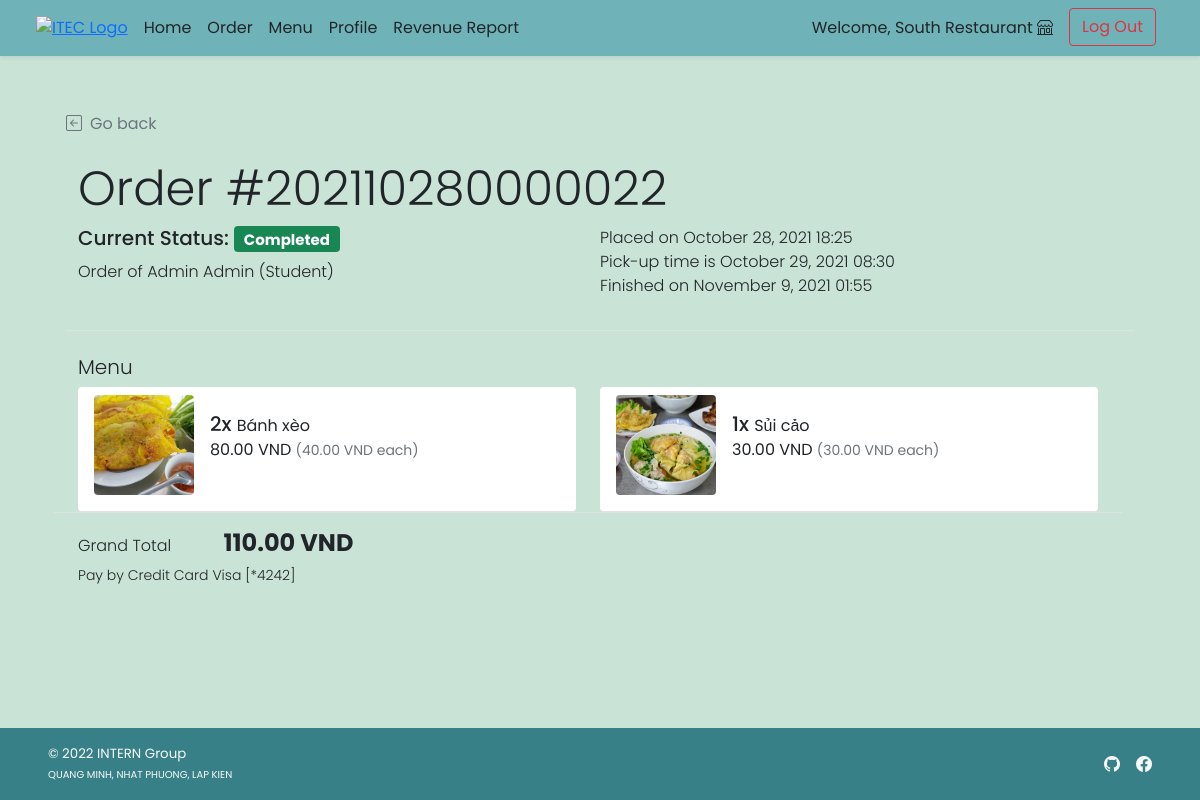
Screenshot of /shop/shop_order_detail.php?orh_id=22 (signed in) with the database file from the repository.
### tables this page shows
CREATE TABLE `order_header` (
  `orh_id` int(11) NOT NULL,
  `orh_refcode` varchar(15) DEFAULT NULL,
  `c_id` int(11) NOT NULL,
  `s_id` int(11) NOT NULL,
  `p_id` int(11) NOT NULL,
  `orh_ordertime` timestamp NOT NULL DEFAULT current_timestamp(),
  `orh_pickuptime` datetime NOT NULL,
  `orh_orderstatus` varchar(10) NOT NULL,
  `orh_finishedtime` datetime DEFAULT NULL
);

CREATE TABLE `customer` (
  `c_id` int(11) NOT NULL, 
  `c_username` varchar(45) NOT NULL,
  `c_pwd` varchar(45) NOT NULL,
  `c_firstname` varchar(45) NOT NULL,
  `c_lastname` varchar(45) NOT NULL,
  `c_email` varchar(100) NOT NULL,
  `c_gender` varchar(1) NOT NULL COMMENT 'M for Male, F for Female',
  `c_type` varchar(3) NOT NULL COMMENT 'Type of customer in this canteen (STD for student, INS for instructor, STF for staff, GUE for guest, ADM for admin, OTH for other)'
);

CREATE TABLE `order_detail` (
  `ord_id` int(11) NOT NULL,
  `orh_id` int(11) NOT NULL,
  `f_id` int(11) NOT NULL,
  `ord_amount` int(11) NOT NULL,
  `ord_buyprice` decimal(6,3) NOT NULL COMMENT 'To keep the snapshot of selected menu cost at the time of the purchase.',
  `ord_note` text DEFAULT NULL
);

CREATE TABLE `food` (
  `f_id` int(11) NOT NULL,
  `s_id` int(11) NOT NULL,
  `f_name` varchar(100) NOT NULL,
  `f_price` decimal(6,3) NOT NULL,
  `f_todayavail` tinyint(4) NOT NULL DEFAULT 1 COMMENT 'Food is available to order or not',
  `f_preorderavail` tinyint(4) NOT NULL DEFAULT 1,
  `f_pic` text DEFAULT NULL
);

CREATE TABLE `payment` (
  `p_id` int(11) NOT NULL,
  `c_id` int(11) NOT NULL,
  `p_type` varchar(45) NOT NULL,
  `p_amount` decimal(7,3) NOT NULL,
  `p_detail` text DEFAULT NULL
);

### shop/shop_order_detail.php (the view, shortened to what this page needs)
<!DOCTYPE html>
<html lang="en">
<head>
    <?php
        include("../conn_db.php");
        include('../head.php');
    ?>
    <link href="../css/main.css" rel="stylesheet">
    <link href="../css/menu.css" rel="stylesheet">
</head>
<body class="d-flex flex-column h-100">
    <?php include('nav_header_shop.php')?>
    <?php
        $orh_id = $_GET["orh_id"];
        $orh_query = "SELECT * FROM order_header WHERE orh_id = {$orh_id}";
        $orh_arr = $mysqli -> query($orh_query) -> fetch_array();
    ?>
    <div class="container px-5 pt-4" id="cart-body">
        <div class="row my-4 border-bottom">
            <a class="nav nav-item text-decoration-none text-muted mb-2" href="#" onclick="history.back();">
                <i class="bi bi-arrow-left-square me-2"></i>Go back
            </a>
            <h2 class="pt-3 display-5">Order #<?php echo $orh_arr["orh_refcode"];?></h2>
            <div class="row row-cols-1 row-cols-md-2">
                <div class="col mb-2 mb-md-0">
                    <ul class="list-unstyled fw-light">
                        <li class="list-item mb-2">
                            <?php if($orh_arr["orh_orderstatus"]=="ACPT"){ ?>
                            <h5>Current Status: <span class="fw-bold badge bg-info text-dark">Accepted</span></h5>
                            <?php }else if($orh_arr["orh_orderstatus"]=="PREP"){ ?>
                            <h5>Current Status: <span class="fw-bold badge bg-warning text-dark">Preparing</span></h5>
                            <?php }else if($orh_arr["orh_orderstatus"]=="RDPK"){ ?>
                            <h5>Current Status: <span class="fw-bold badge bg-primary text-white">Ready to pick up</span></h5>
                            <?php }else if($orh_arr["orh_orderstatus"]=="FNSH"){?>
                            <h5>Current Status: <span class="fw-bold badge bg-success text-white">Completed</span></h5>
                            <?php } ?>
                        </li>
                        <li class="list-item">Order of
                            <?php
                                $cust_query = "SELECT c_firstname,c_lastname,c_type FROM customer WHERE c_id = {$orh_arr['c_id']};";
                                $cust_arr = $mysqli -> query($cust_query) -> fetch_array();
                                switch($cust_arr["c_type"]){
                                    case "STD": $cust_type = "Student"; break;
                                }
                                echo "{$cust_arr['c_firstname']} {$cust_arr['c_lastname']} ({$cust_type})";
                            ?>
                        </li>
                    </ul>
                </div>
                <div class="col">
                    <ul class="list-unstyled fw-light">
                        <?php
                            $od_placedate = (new Datetime($orh_arr["orh_ordertime"])) -> format("F j, Y H:i");
                            $od_pickupdate = (new Datetime($orh_arr["orh_pickuptime"])) -> format("F j, Y H:i");
                        ?>
                        <li>Placed on <?php echo $od_placedate;?></li>
                        <li>Pick-up time is <?php echo $od_pickupdate;?></li>
                        <?php if($orh_arr["orh_orderstatus"]!="FNSH"){ ?>
                        <li>The order is not finish yet.</li>
                        <?php }else{
                            $od_finishtime = (new Datetime($orh_arr["orh_finishedtime"])) -> format("F j, Y H:i");
                        ?>
                        <li>Finished on <?php echo $od_finishtime;?></li>
                        <?php } ?>
                    </ul>
                </div>
            </div>
        </div>
        <div class="row mb-5">
            <div class="col">
                <div class="row row-cols-1">
                    <div class="col">
                        <h5 class="fw-light">Menu</h5>
                    </div>
                    <div class="col row row-cols-1 row-cols-md-2 border-bottom">
                        <?php
                            $ord_query = "SELECT f.f_id,f.f_name,f.f_pic,ord.ord_amount,ord.ord_buyprice,ord_note FROM order_detail ord INNER JOIN food f ON ord.f_id = f.f_id WHERE ord.orh_id = {$orh_id}";
                            $ord_result = $mysqli -> query($ord_query);
                            while($ord_row = $ord_result -> fetch_array()){
                        ?>
                        <div class="col">
                            <ul class="list-group">
                                    <li
                                        class="list-group-item d-flex border-0 pb-3 border-bottom w-100 justify-content-between align-items-center">
                                        <div class="image-parent">
                                            <img <?php
                                            if(is_null($ord_row["f_pic"])){echo "src='../img/default.png'";}
                                            else{echo "src=\"../img/{$ord_row['f_pic']}\"";}
                                        ?> class="img-fluid rounded"
                                                style="width: 100px; height:100px; object-fit:cover;"
                                                alt="<?php echo $ord_row["f_name"]?>">
                                        </div>
                                        <div class="ms-3 me-auto">
                                            <div class="fw-normal"><span class="h5"><?php echo $ord_row["ord_amount"]?>x
                                                </span><?php echo $ord_row["f_name"]?>
                                                <p><?php printf("%.2f VND <small class='text-muted'>(%.2f VND each)</small>",$ord_row["ord_buyprice"]*$ord_row["ord_amount"],$ord_row["ord_buyprice"]);?><br />
                                                </p>
                                            </div>
                                        </div>
                                    </li>
                            </ul>
                        </div>
                        <?php } ?>
                    </div>
                    <div class="col my-3">
                        <ul class="list-inline justify-content-between">
                            <li class="list-inline-item fw-light me-5">Grand Total</li>
                            <li class="list-inline-item fw-bold h4">
                                <?php
                                    $gt_query = "SELECT SUM(ord_amount*ord_buyprice) AS gt FROM order_detail WHERE orh_id = {$orh_id}";
                                    $gt_arr = $mysqli -> query($gt_query) -> fetch_array();
                                    printf("%.2f VND",$gt_arr["gt"]);
                                ?>
                            </li>
                            <li class="list-item fw-light small">Pay by
                                <?php
                                    $py_query = "SELECT p_type,p_detail FROM payment WHERE p_id = {$orh_arr['p_id']} LIMIT 0,1;";
                                    $py_arr = $mysqli -> query($py_query) -> fetch_array();
                                    switch($py_arr["p_type"]){
                                        case "CRDC": echo "Credit Card"; break;
                                    }
                                    echo " ".$py_arr["p_detail"];
                                ?>
                            </li>
                        </ul>
                    </div>
                </div>
            </div>
        </div>
    </div>
    <?php include 'shop_footer.php';?>
</body>
</html>

### css/main.css (style rules this page uses)
html { height: 100%; }
body { height: 100%; padding-top: 4rem; margin-bottom: -50px; font-family: 'Poppins', 'Noto Sans Thai', sans-serif; background-color: #F6F6F2; }
a { cursor: pointer; }
.bi { vertical-align: -.125em; fill: currentColor; }
.text-white { color: white; }

### css/menu.css (style rules this page uses)
html, body { height: 100%; background-color: #C9E4D6; }
.image-parent { max-width: 100px; }

### rows the page displays
order_header: orh_refcode "202110280000022", orh_ordertime "October 28, 2021 18:25", orh_pickuptime "October 29, 2021 08:30", orh_finishedtime "November 9, 2021 01:55"
customer: c_firstname "Admin", c_lastname "Admin", c_type "Student"
order_detail: f.f_pic (picture), ord_amount "2", f.f_name "Bánh xèo", $ord_row["ord_buyprice"]*$ord_row["ord_amount"] "80.00", ord_buyprice "40.00"
order_detail: f.f_pic (picture), ord_amount "1", f.f_name "Sủi cảo", $ord_row["ord_buyprice"]*$ord_row["ord_amount"] "30.00", ord_buyprice "30.00"
payment: p_detail "Visa [*4242]"

### other values shown
$_SESSION['shopname'] "South Restaurant"
$gt_arr["gt"] "110.00"
